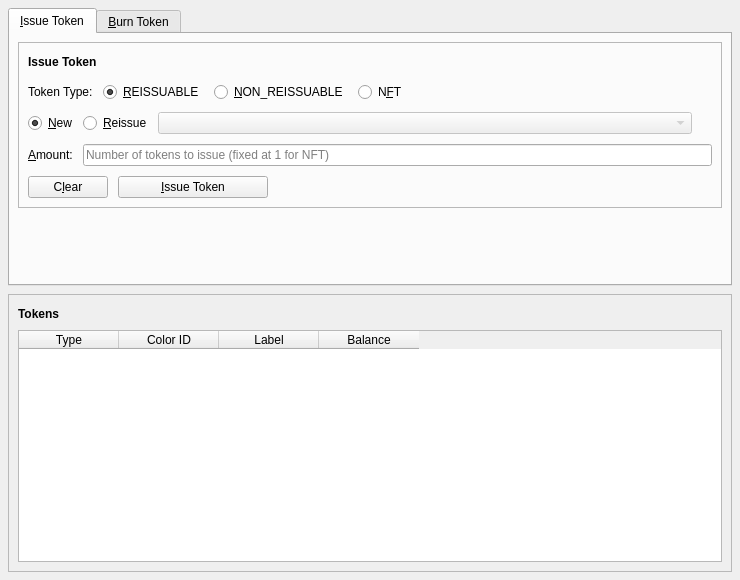
<?xml version="1.0" encoding="UTF-8"?>
<ui version="4.0">
 <class>IssueTokenDialog</class>
 <widget class="QWidget" name="IssueTokenDialog">
  <property name="geometry">
   <rect>
    <x>0</x>
    <y>0</y>
    <width>740</width>
    <height>580</height>
   </rect>
  </property>
  <property name="windowTitle">
   <string>Token Operations</string>
  </property>
  <layout class="QVBoxLayout" name="outerLayout">
   <property name="spacing">
    <number>8</number>
   </property>
   <property name="leftMargin">
    <number>8</number>
   </property>
   <property name="topMargin">
    <number>8</number>
   </property>
   <property name="rightMargin">
    <number>8</number>
   </property>
   <property name="bottomMargin">
    <number>8</number>
   </property>

   <!-- ============================================================
        Operation tabs: Issue Token / Burn Token
        ============================================================ -->
   <item>
    <widget class="QTabWidget" name="tabWidget">
     <property name="currentIndex">
      <number>0</number>
     </property>

     <!-- ==================== Issue Token tab ==================== -->
     <widget class="QWidget" name="tabIssue">
      <attribute name="title">
       <string>&amp;Issue Token</string>
      </attribute>
      <layout class="QVBoxLayout" name="issueTabLayout">
       <property name="spacing">
        <number>8</number>
       </property>
       <property name="leftMargin">
        <number>8</number>
       </property>
       <property name="topMargin">
        <number>8</number>
       </property>
       <property name="rightMargin">
        <number>8</number>
       </property>
       <property name="bottomMargin">
        <number>8</number>
       </property>

       <item>
        <widget class="QFrame" name="frameIssue">
         <property name="frameShape">
          <enum>QFrame::StyledPanel</enum>
         </property>
         <property name="frameShadow">
          <enum>QFrame::Raised</enum>
         </property>
         <layout class="QVBoxLayout" name="issueFrameLayout">
          <property name="spacing">
           <number>10</number>
          </property>

          <!-- Section header -->
          <item>
           <layout class="QHBoxLayout" name="issueTitleRow">
            <item>
             <widget class="QLabel" name="labelIssueTitle">
              <property name="font">
               <font>
                <weight>75</weight>
                <bold>true</bold>
               </font>
              </property>
              <property name="text">
               <string>Issue Token</string>
              </property>
             </widget>
            </item>
            <item>
             <spacer name="issueTitleSpacer">
              <property name="orientation">
               <enum>Qt::Horizontal</enum>
              </property>
              <property name="sizeHint" stdset="0">
               <size>
                <width>40</width>
                <height>20</height>
               </size>
              </property>
             </spacer>
            </item>
           </layout>
          </item>

          <!-- Token Type row -->
          <item>
           <layout class="QHBoxLayout" name="typeRow">
            <item>
             <widget class="QLabel" name="labelTokenType">
              <property name="text">
               <string>Token Type:</string>
              </property>
             </widget>
            </item>
            <item>
             <widget class="QRadioButton" name="radioReissuable">
              <property name="text">
               <string>&amp;REISSUABLE</string>
              </property>
              <property name="checked">
               <bool>true</bool>
              </property>
             </widget>
            </item>
            <item>
             <widget class="QRadioButton" name="radioNonReissuable">
              <property name="text">
               <string>&amp;NON_REISSUABLE</string>
              </property>
             </widget>
            </item>
            <item>
             <widget class="QRadioButton" name="radioNft">
              <property name="text">
               <string>N&amp;FT</string>
              </property>
             </widget>
            </item>
            <item>
             <spacer name="typeSpacer">
              <property name="orientation">
               <enum>Qt::Horizontal</enum>
              </property>
              <property name="sizeHint" stdset="0">
               <size>
                <width>40</width>
                <height>20</height>
               </size>
              </property>
             </spacer>
            </item>
           </layout>
          </item>

          <!-- Issue Mode: New / Reissue + token combo on one line (visible only for REISSUABLE) -->
          <item>
           <widget class="QWidget" name="issueModeWidget">
            <property name="visible">
             <bool>false</bool>
            </property>
            <layout class="QHBoxLayout" name="issueModeRow">
             <property name="leftMargin">
              <number>0</number>
             </property>
             <property name="topMargin">
              <number>0</number>
             </property>
             <property name="rightMargin">
              <number>0</number>
             </property>
             <property name="bottomMargin">
              <number>0</number>
             </property>
             <item>
              <widget class="QRadioButton" name="radioNew">
               <property name="text">
                <string>&amp;New</string>
               </property>
               <property name="checked">
                <bool>true</bool>
               </property>
              </widget>
             </item>
             <item>
              <widget class="QRadioButton" name="radioReissue">
               <property name="text">
                <string>&amp;Reissue</string>
               </property>
              </widget>
             </item>
             <item>
              <widget class="QComboBox" name="reissueCombo">
               <property name="enabled">
                <bool>false</bool>
               </property>
               <property name="sizePolicy">
                <sizepolicy hsizetype="Expanding" vsizetype="Fixed">
                 <horstretch>1</horstretch>
                 <verstretch>0</verstretch>
                </sizepolicy>
               </property>
              </widget>
             </item>
             <item>
              <spacer name="issueModeSpacer">
               <property name="orientation">
                <enum>Qt::Horizontal</enum>
               </property>
               <property name="sizeHint" stdset="0">
                <size>
                 <width>20</width>
                 <height>20</height>
                </size>
               </property>
              </spacer>
             </item>
            </layout>
           </widget>
          </item>

          <!-- Amount field -->
          <item>
           <layout class="QFormLayout" name="amountFormLayout">
            <item row="0" column="0">
             <widget class="QLabel" name="labelAmount">
              <property name="text">
               <string>&amp;Amount:</string>
              </property>
              <property name="buddy">
               <cstring>amountEdit</cstring>
              </property>
             </widget>
            </item>
            <item row="0" column="1">
             <widget class="QValidatedLineEdit" name="amountEdit">
              <property name="placeholderText">
               <string>Number of tokens to issue (fixed at 1 for NFT)</string>
              </property>
             </widget>
            </item>
           </layout>
          </item>

          <!-- Issue / Clear buttons -->
          <item>
           <layout class="QHBoxLayout" name="issueButtonRow">
            <item>
             <widget class="QPushButton" name="clearButton">
              <property name="text">
               <string>C&amp;lear</string>
              </property>
             </widget>
            </item>
            <item>
             <widget class="QPushButton" name="issueButton">
              <property name="minimumSize">
               <size>
                <width>150</width>
                <height>0</height>
               </size>
              </property>
              <property name="text">
               <string>&amp;Issue Token</string>
              </property>
              <property name="icon">
               <iconset resource="../tapyrus.qrc">
                <normaloff>:/icons/send</normaloff>:/icons/send</iconset>
              </property>
              <property name="autoDefault">
               <bool>false</bool>
              </property>
              <property name="default">
               <bool>false</bool>
              </property>
             </widget>
            </item>
            <item>
             <spacer name="issueHSpacer">
              <property name="orientation">
               <enum>Qt::Horizontal</enum>
              </property>
              <property name="sizeHint" stdset="0">
               <size>
                <width>40</width>
                <height>20</height>
               </size>
              </property>
             </spacer>
            </item>
           </layout>
          </item>

         </layout>
        </widget>
       </item>

       <!-- vertical spacer to push frame to top -->
       <item>
        <spacer name="issueVSpacer">
         <property name="orientation">
          <enum>Qt::Vertical</enum>
         </property>
         <property name="sizeHint" stdset="0">
          <size>
           <width>20</width>
           <height>10</height>
          </size>
         </property>
        </spacer>
       </item>

      </layout>
     </widget>

     <!-- ==================== Burn Token tab ==================== -->
     <widget class="QWidget" name="tabBurn">
      <attribute name="title">
       <string>&amp;Burn Token</string>
      </attribute>
      <layout class="QVBoxLayout" name="burnTabLayout">
       <property name="spacing">
        <number>8</number>
       </property>
       <property name="leftMargin">
        <number>8</number>
       </property>
       <property name="topMargin">
        <number>8</number>
       </property>
       <property name="rightMargin">
        <number>8</number>
       </property>
       <property name="bottomMargin">
        <number>8</number>
       </property>

       <item>
        <widget class="QFrame" name="frameBurn">
         <property name="frameShape">
          <enum>QFrame::StyledPanel</enum>
         </property>
         <property name="frameShadow">
          <enum>QFrame::Raised</enum>
         </property>
         <layout class="QVBoxLayout" name="burnFrameLayout">
          <property name="spacing">
           <number>10</number>
          </property>

          <!-- Section header -->
          <item>
           <layout class="QHBoxLayout" name="burnTitleRow">
            <item>
             <widget class="QLabel" name="labelBurnTitle">
              <property name="font">
               <font>
                <weight>75</weight>
                <bold>true</bold>
               </font>
              </property>
              <property name="text">
               <string>Burn Token</string>
              </property>
             </widget>
            </item>
            <item>
             <spacer name="burnTitleSpacer">
              <property name="orientation">
               <enum>Qt::Horizontal</enum>
              </property>
              <property name="sizeHint" stdset="0">
               <size>
                <width>40</width>
                <height>20</height>
               </size>
              </property>
             </spacer>
            </item>
           </layout>
          </item>

          <item>
           <layout class="QFormLayout" name="burnFormLayout">
            <item row="0" column="0">
             <widget class="QLabel" name="labelBurnColor">
              <property name="text">
               <string>&amp;Token:</string>
              </property>
              <property name="buddy">
               <cstring>burnColorCombo</cstring>
              </property>
             </widget>
            </item>
            <item row="0" column="1">
             <widget class="QComboBox" name="burnColorCombo">
             </widget>
            </item>
            <item row="1" column="0">
             <widget class="QLabel" name="labelBurnAmount">
              <property name="text">
               <string>&amp;Amount:</string>
              </property>
              <property name="buddy">
               <cstring>burnAmountEdit</cstring>
              </property>
             </widget>
            </item>
            <item row="1" column="1">
             <widget class="QLineEdit" name="burnAmountEdit">
              <property name="placeholderText">
               <string>Number of tokens to burn</string>
              </property>
             </widget>
            </item>
           </layout>
          </item>

          <item>
           <layout class="QHBoxLayout" name="burnButtonRow">
            <item>
             <widget class="QPushButton" name="burnButton">
              <property name="minimumSize">
               <size>
                <width>150</width>
                <height>0</height>
               </size>
              </property>
              <property name="text">
               <string>&amp;Burn Token</string>
              </property>
              <property name="icon">
               <iconset resource="../tapyrus.qrc">
                <normaloff>:/icons/send</normaloff>:/icons/send</iconset>
              </property>
              <property name="autoDefault">
               <bool>false</bool>
              </property>
              <property name="default">
               <bool>false</bool>
              </property>
             </widget>
            </item>
            <item>
             <spacer name="burnHSpacer">
              <property name="orientation">
               <enum>Qt::Horizontal</enum>
              </property>
              <property name="sizeHint" stdset="0">
               <size>
                <width>40</width>
                <height>20</height>
               </size>
              </property>
             </spacer>
            </item>
           </layout>
          </item>

         </layout>
        </widget>
       </item>

       <item>
        <spacer name="burnVSpacer">
         <property name="orientation">
          <enum>Qt::Vertical</enum>
         </property>
         <property name="sizeHint" stdset="0">
          <size>
           <width>20</width>
           <height>40</height>
          </size>
         </property>
        </spacer>
       </item>

      </layout>
     </widget>

    </widget>
   </item>

   <!-- ============================================================
        Issued Tokens table (shared, below the tabs)
        ============================================================ -->
   <item>
    <widget class="QFrame" name="frameTokenTable">
     <property name="frameShape">
      <enum>QFrame::StyledPanel</enum>
     </property>
     <property name="frameShadow">
      <enum>QFrame::Raised</enum>
     </property>
     <layout class="QVBoxLayout" name="tableFrameLayout">
      <property name="spacing">
       <number>6</number>
      </property>

      <!-- Section header -->
      <item>
       <layout class="QHBoxLayout" name="tableTitleRow">
        <item>
         <widget class="QLabel" name="labelIssuedTokens">
          <property name="font">
           <font>
            <weight>75</weight>
            <bold>true</bold>
           </font>
          </property>
          <property name="text">
           <string>Tokens</string>
          </property>
         </widget>
        </item>
        <item>
         <spacer name="tableTitleSpacer">
          <property name="orientation">
           <enum>Qt::Horizontal</enum>
          </property>
          <property name="sizeHint" stdset="0">
           <size>
            <width>40</width>
            <height>20</height>
           </size>
          </property>
         </spacer>
        </item>
       </layout>
      </item>

      <item>
       <widget class="QTableWidget" name="tokenTable">
        <property name="contextMenuPolicy">
         <enum>Qt::CustomContextMenu</enum>
        </property>
        <property name="selectionMode">
         <enum>QAbstractItemView::SingleSelection</enum>
        </property>
        <property name="selectionBehavior">
         <enum>QAbstractItemView::SelectRows</enum>
        </property>
        <property name="editTriggers">
         <set>QAbstractItemView::DoubleClicked|QAbstractItemView::EditKeyPressed</set>
        </property>
        <property name="alternatingRowColors">
         <bool>true</bool>
        </property>
        <property name="showGrid">
         <bool>false</bool>
        </property>
        <property name="sortingEnabled">
         <bool>true</bool>
        </property>
        <column>
         <property name="text">
          <string>Type</string>
         </property>
        </column>
        <column>
         <property name="text">
          <string>Color ID</string>
         </property>
        </column>
        <column>
         <property name="text">
          <string>Label</string>
         </property>
        </column>
        <column>
         <property name="text">
          <string>Balance</string>
         </property>
        </column>
       </widget>
      </item>

     </layout>
    </widget>
   </item>

  </layout>
 </widget>
 <customwidgets>
  <customwidget>
   <class>QValidatedLineEdit</class>
   <extends>QLineEdit</extends>
   <header>qt/qvalidatedlineedit.h</header>
  </customwidget>
 </customwidgets>
 <resources/>
 <connections/>
</ui>
